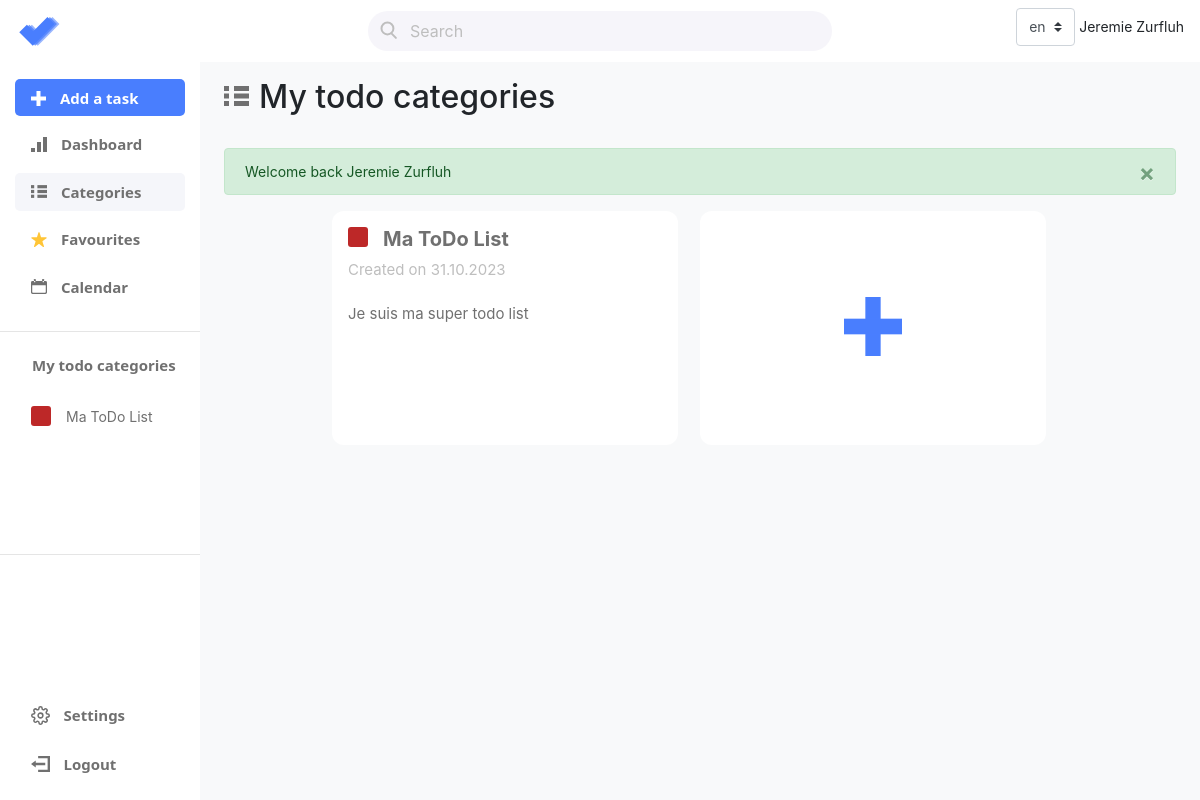
The app's page /categories.php (signed in), older data.
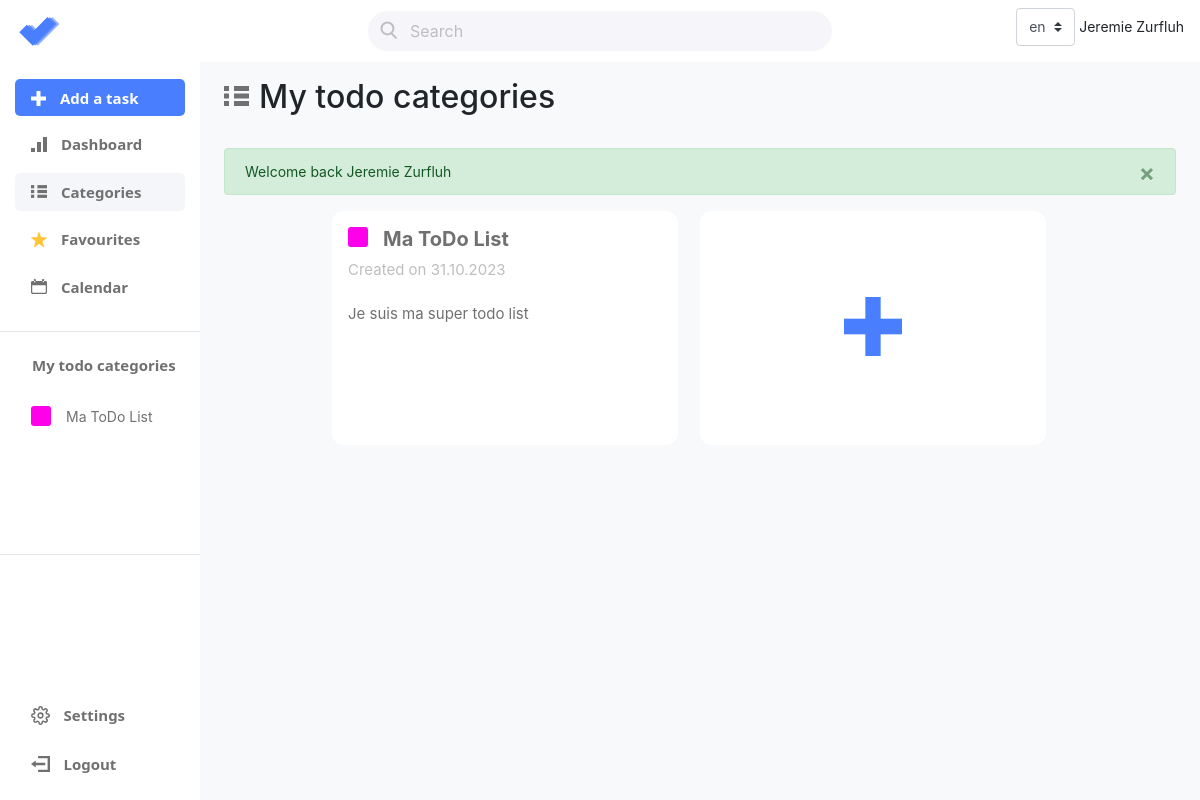
The same page, newer data.
### tables this page shows
CREATE TABLE Category (
    id          INTEGER   PRIMARY KEY AUTOINCREMENT
                          UNIQUE
                          NOT NULL,
    title       TEXT (50) NOT NULL,
    description TEXT,
    color       TEXT      NOT NULL,
    user_id     INTEGER   REFERENCES User (id) 
                          NOT NULL,
    created_at  TEXT      NOT NULL
                          DEFAULT (datetime() ) 
);

### app/ch/comem/todoapp/category/CategoryManager.php (called while the page is built, shortened)
<?php
class CategoryManager
{
    private static ?CategoryManager $instance = null;
    private array $categories = [];
    private function __construct()
    {
        $this->loadCategories();
    }
    public static function getInstance(): CategoryManager
    {
        if (!isset(self::$instance)) {
            self::$instance = new CategoryManager();
        }
        return self::$instance;
    }
    private function loadCategories(): bool
    {
        $this->categories = DbManagerCRUD_Category::getInstance()->readAll();
        return true;
    }
    public function getCategories(): array
    {
        return $this->categories;
    }
}

### app/autoload.php (called while the page is built, shortened)
<?php
spl_autoload_register(function ($class) {
    $class = str_replace("\\", "/", $class);
    $path = __DIR__ . "/../app/" . $class . ".php";
});

### app/ch/comem/todoapp/dbCRUD/DbManagerCRUD.php (called while the page is built, shortened)
<?php
abstract class DbManagerCRUD implements I_APICRUD
{
    private $db = null;
    public function __construct()
    {
        $config_file = '|var|config|db.ini';
        $config = parse_ini_file(str_replace("|", DIRECTORY_SEPARATOR, $config_file), true);
        $adaptedDSN = str_replace("|", DIRECTORY_SEPARATOR, $config['dsn']);
        $this->db = new PDO($adaptedDSN, $config['username'], $config['password']);
        $this->db->setAttribute(PDO::ATTR_DEFAULT_FETCH_MODE, PDO::FETCH_ASSOC);
    }
    public function getDb(): PDO
    {
        return $this->db;
    }
}

### app/ch/comem/todoapp/dbCRUD/DbManagerCRUD_Category.php (called while the page is built, shortened)
<?php
class DbManagerCRUD_Category extends DbManagerCRUD
{
    private static ?DbManagerCRUD_Category $instance = null;
    public static function getInstance(): DbManagerCRUD_Category
    {
        if (self::$instance === null) self::$instance = new DbManagerCRUD_Category();
        return self::$instance;
    }
    public function readAll(): array
    {
        $userId = $this->getUserId();
        $sql = "SELECT * FROM Category WHERE user_id = :user_id";
        $stmt = $this->getDb()->prepare($sql);
        $stmt->execute(["user_id" => $userId]);
        $categories = $stmt->fetchAll();
        $result = [];
        $tm = TaskManager::getInstance();
        $tm->loadTasks();
        foreach ($categories as $category) {
            $tasksPerCategory = $tm->getTasksByCategory($category["id"]);
            $result[] = (new CategoryBuilder($category["title"], $category["color"]))
                ->setId($category["id"])
                ->setDescription($category["description"])
                ->setCreatedAt((new DateTime($category["created_at"])))
                ->setTasks($tasksPerCategory)
                ->build();
        }
        return $result;
    }
    private function getUserId(): ?int
    {
        return $_SESSION["user"]["id"];
    }
}

### app/ch/comem/todoapp/category/Category.php (called while the page is built, shortened)
<?php
class Category
{
    private ?int $id;
    private string $title;
    private ?string $description;
    private string $color;
    private DateTime $createdAt;
    public function __construct(CategoryBuilder $builder)
    {
        $this->id = $builder->getId();
        $this->title = $builder->getTitle();
        $this->description = $builder->getDescription();
        $this->color = $builder->getColor();
        $this->createdAt = $builder->getCreatedAt();
    }
    public function getId(): ?int
    {
        return $this->id;
    }
    public function getTitle(): string
    {
        return $this->title;
    }
    public function getDescription(): ?string
    {
        return $this->description;
    }
    public function getColor(): string
    {
        return $this->color;
    }
    public function getCreatedAt(): DateTime
    {
        return $this->createdAt;
    }
}

### app/ch/comem/todoapp/category/CategoryBuilder.php (called while the page is built, shortened)
<?php
class CategoryBuilder
{
    private DateTime $createdAt;
    public function __construct(string $title, string $hexColor)
    {
        $this->title = $title;
        $this->color = $hexColor;
        $this->createdAt = new DateTime();
    }
    public function setId(int $id): CategoryBuilder
    {
        $this->id = $id;
        return $this;
    }
    public function setDescription(?string $description): CategoryBuilder
    {
        $this->description = $description;
        return $this;
    }
    public function setCreatedAt(DateTime $createdAt): CategoryBuilder
    {
        $this->createdAt = $createdAt;
        return $this;
    }
    public function getCreatedAt(): DateTime
    {
        return $this->createdAt;
    }
}

### public/categories.php (the view, shortened to what this page needs)
<?php
require_once '../app/autoload.php';
$categoryManager = CategoryManager::getInstance();
?>
<!DOCTYPE html>
<html lang="en" data-lt-installed="true">
<?php
require_once 'components/head.php';
loadHead(TEXT['categories'], ["main.css", "navBar.css", "dashboard.css", "task.css", "list.css", "taskCheckboxColor.php"]);
?>
<body>
    <?php include_once './components/navbar.php'; ?>
    <div class="container-fluid">
        <div class="row">
            <?php include_once './components/sidebar.php'; ?>
            <main class="col-md-9 ml-sm-auto col-lg-10 pt-3 px-4 bg-light mainFullHeight">
                <div class="d-flex justify-content-between flex-wrap flex-md-nowrap align-items-center pb-2 mb-3">
                    <h1 class="h2" id="categoriesTitle"><?= TEXT['my-todo-categories'] ?></h1>
                </div>
                <?= Flash::displayFlashMessage("global") ?>
                <div class="d-flex flex-row justify-content-center align-items-start flex-wrap myCategories" id="myCategories">
                    <?php if (!empty($categories)) : ?>
                        <?php foreach ($categories as $category) : ?>
                            <div class="p-3 myCategoriesItem" data-id="<?= $category->getId() ?>">
                                <div class="d-flex">
                                    <div class="colorTag" style="background: <?= $category->getColor() ?>;"></div>
                                    <h3 class="myCategoriesTitle"><?= $category->getTitle() ?></h3>
                                </div>
                                <p class="myCategoriesDate"><?= TEXT['created-on'] ?> <?= $category->getCreatedAt()->format('d.m.Y') ?></p>
                                <p class="myCategoriesDescritpion"><?= $category->getDescription() ?></p>
                            </div>
                        <?php endforeach; ?>
                    <?php endif; ?>
                    <div class="p-3 addCategoriesItem" id="addListTrigger">
                        <img src="assets/icons/bigAdd.svg" alt="Add a category icon" class="addListsImg">
                    </div>
                </div>
            </main>
        </div>
    </div>
</body>
</html>

### public/components/head.php (shortened to what this page needs)
<?php
function loadHead(string $title, array $stylesheet = null): void
{
?>
    <head>
        <link rel="stylesheet" href="https://cdn.jsdelivr.net/npm/bootstrap@4.0.0/dist/css/bootstrap.min.css">
        <?php foreach ($stylesheet as $css) : ?>
            <link href="styles/<?= $css ?>" rel="stylesheet">
        <?php endforeach; ?>
        <link rel="stylesheet" href="https://cdnjs.cloudflare.com/ajax/libs/font-awesome/5.15.1/css/all.min.css">
    </head>
<?php
}

### public/components/navbar.php (shortened to what this page needs)
<nav class="navbar navbar-dark sticky-top bg-white flex-md-nowrap p-0">
    <a class="col-md-3 col-lg-2 mr-0 px-3" href="/">
        <img class="" src="assets/icons/logo.svg" alt="Logo">
    </a>
    <div id="searchContent">
        <input class="mx-auto searchBar" type="search" placeholder="<?= TEXT['search']; ?>" aria-label="<?= TEXT['search']; ?>">
    </div>
    <ul class="navbar-nav px-3 flex flex-row">
        <li class="nav-item mr-1 align-self-center">
            <?php $currentLang = $_COOKIE["locale"] ?? "en"; ?>
            <select class="custom-select" id="languageSelect">
                <?php foreach (AVAILABLE_LANGS as $lang) : ?>
                    <option value="<?= $lang ?>" <?= $lang == $currentLang ? "selected" : "" ?>><?= $lang ?></option>
                <?php endforeach ?>
            </select>
        </li>
        <li class="nav-item text-nowrap">
            <div class="d-flex flex-row justify-content-end align-items-center">
                <p class="navUserDisplayName"><?= $_SESSION["user"]["firstName"] . " " . $_SESSION["user"]["lastName"] ?></p>
            </div>
        </li>
    </ul>
</nav>

### public/components/sidebar.php (shortened to what this page needs)
<?php
require_once "../app/autoload.php";
$categoryManager = CategoryManager::getInstance();
$categories = $categoryManager->getCategories();
?>
<nav id="sidebarMenu" class="col-md-3 col-lg-2 d-md-block bg-white sidebar collapse">
    <div class="sidebar-sticky pt-3">
        <ul class="nav flex-column sidebarUl">
            <li class="nav-item navItemAddTask">
                <a class="nav-link navLinkAddTask" href="#">
                    <img class="navImg" src="assets/icons/addtask.svg" alt="Add a task icon">
                    <?= TEXT['add-a-task']; ?>
                </a>
            </li>
            <li class="nav-item">
                <a class="nav-link navItem <?php echo (basename($_SERVER['PHP_SELF']) === 'dashboard.php') ? 'navItemActive' : ''; ?>" href="/dashboard.php">
                    <img class="navImg" src="assets/icons/dashboard.svg" alt="Dashboard icon">
                    <?= TEXT['dashboard']; ?>
                </a>
            </li>
            <li class="nav-item">
                <a class="nav-link navItem <?php echo (basename($_SERVER['PHP_SELF']) === 'categories.php') ? 'navItemActive' : ''; ?>" href="/categories.php">
                    <img class="navImg" src="assets/icons/lists.svg" alt="Lists icon">
                    <?= TEXT['categories']; ?>
                </a>
            </li>
            <li class="nav-item">
                <a class="nav-link navItem <?php echo (basename($_SERVER['PHP_SELF']) === 'favourites.php') ? 'navItemActive' : ''; ?>" href="/favourites.php">
                    <img class="navImg" src="assets/icons/favourite.svg" alt="Favourites icon">
                    <?= TEXT['favourites']; ?>
                </a>
            </li>
            <li class="nav-item">
                <a class="nav-link navItem <?php echo (basename($_SERVER['PHP_SELF']) === 'calendar.php') ? 'navItemActive' : ''; ?>" href="/calendar.php">
                    <img class="navImg" src="assets/icons/calendar.svg" alt="Calendar icon">
                    <?= TEXT['calendar']; ?>
                </a>
            </li>
        </ul>
        <hr>
        <h6 class="d-flex justify-content-between align-items-center px-3 mt-4 mb-1 text-muted">
            <span class="navItem navToDoCategoryTitle"><?= TEXT['my-todo-categories'] ?></span>
        </h6>
        <ul class="nav flex-column mb-2 navToDoCategory">
            <?php if (!empty($categories)) : ?>
                <?php foreach ($categories as $category) : ?>
                    <li class="nav-item">
                        <a class="nav-link navToDoItem d-flex" href="./category.php?id=<?= $category->getId() ?>">
                            <div class="colorTag" style="background: <?= $category->getColor() ?>;"></div>
                            <span><?= $category->getTitle() ?></span>
                        </a>
                    </li>
                <?php endforeach; ?>
            <?php endif; ?>
        </ul>
        <hr>
        <ul class="nav flex-column mb-2 sidebarUl bottomUl">
            <li class="nav-item">
                <a class="nav-link navItem" href="#" id="settings">
                    <img class="navImg" src="assets/icons/settings.svg" alt="">
                    <?= TEXT['settings']; ?>
                </a>
            </li>
            <li class="nav-item">
                <a class="nav-link navItem" href="/logout.php">
                    <img class="navImg" src="assets/icons/logout.svg" alt="">
                    <?= TEXT['logout']; ?>
                </a>
            </li>
        </ul>
    </div>
</nav>

### app/ch/comem/todoapp/flash/Flash.php (shortened to what this page needs)
<?php
class Flash
{
    private static function formatMessage(array $flash): string
    {
        $msg = $flash['message'];
        $type = $flash['type'];
        $html = <<<html
        <div class="alert alert-$type alert-dismissible fade show" role="alert">
            $msg
            <button type="button" class="close" data-dismiss="alert" aria-label="Close">
                <span aria-hidden="true">&times;</span>
            </button>
        </div>
        html;
        return $html;
    }
    public static function displayFlashMessage(string $name): void
    {
        if (isset($_SESSION['flash'][$name])) {
            $flash = $_SESSION['flash'][$name];
            echo self::formatMessage($flash);
        }
    }
}

### public/styles/main.css (style rules this page uses)
body { font-size: .875rem; }
.mainFullHeight { min-height: calc(100vh - 60px); margin-left: auto!important; }
#categoriesTitle::before { content: url("../assets/icons/listsBig.svg"); margin-right: 10px; }
.colorTag { width: 20px; height: 20px; border-radius: 3px; }

### public/styles/navBar.css (style rules this page uses)
.sidebar { position: fixed; top: 0; bottom: 0; left: 0; z-index: 1000; padding: 48px 0 0; }
.sidebar-sticky { position: sticky; top: 0; height: calc(100vh - 48px); padding-top: .5rem; overflow-x: hidden; overflow-y: auto; }
.navToDoCategory { overflow: auto; height: 160px; display: block; }
#searchContent { width: 100%; max-width: 464px; }
.searchBar { width: 100%; height: 40px; border-radius: 20px; background-color: #f6f5fa; border-color: transparent; background-image: url(../assets/icons/loupe.svg); background-repeat: no-repeat; background-position-y: center; padding-left: 40px; background-position-x: 10px; transition: padding-left .5s cubic-bezier(0.21, 0.64, 0.15, 0.98); }
.searchBar::placeholder { width: 362px; height: 20px; font-size: 16px; color: #bebebe; }
.navUserDisplayName { margin-top: 16px; }
.sidebarUl { margin: 15px; }
.nav-item { margin-bottom: 9px; }
.navItemAddTask { background-color: #497EFE; border-radius: 5px; height: 37px; }
.navLinkAddTask { font-family: "Segoe UI"; font-weight: bold; font-size: 15px; text-align: left; color: #fff; }
.navImg { margin-right: 10px; padding-bottom: 3px; }
.navItem { font-family: "Segoe UI"; font-weight: bold; font-size: 15px; text-align: left; color: #707070; }
.navItemActive { background-color: #F5F6FA; border-radius: 5px; }
.navToDoItem { color: #707070; }
.navToDoItem span { margin-left: 15px; }
.navToDoCategory { padding-top: 20px; margin-left: 15px; }
.navToDoCategoryTitle { margin-left: 16px; }
.bottomUl { position: absolute; bottom: 0px; }
#sidebarMenu { position: fixed; }

### public/styles/list.css (style rules this page uses)
.myCategoriesItem { width: 346px; height: 234px; border-radius: 12px; background: #fff; margin-right: 22px; margin-bottom: 22px; cursor: pointer; }
.myCategoriesTitle { font-weight: bold; font-size: 20px; text-align: left; color: #707070; margin-left: 15px; }
.myCategoriesDate { width: 166px; height: 18px; font-weight: normal; font-size: 15px; text-align: left; color: #bebebe; }
.myCategoriesDescritpion { width: 293px; height: 125px; font-weight: normal; font-size: 15px; text-align: left; color: #707070; padding-top: 10px; }
.myCategories { margin-bottom: 50px; }
.addCategoriesItem { width: 346px; height: 234px; border-radius: 12px; background: #fff; margin-right: 22px; margin-bottom: 22px; text-align: center; }
.addListsImg { margin-left: auto; margin-right: auto; margin-top: 70px; }

Row changes from the older to the newer data that the page shows:
changed category "Ma ToDo List": color "#bd2828" → "#ff00ea" (drawn)
